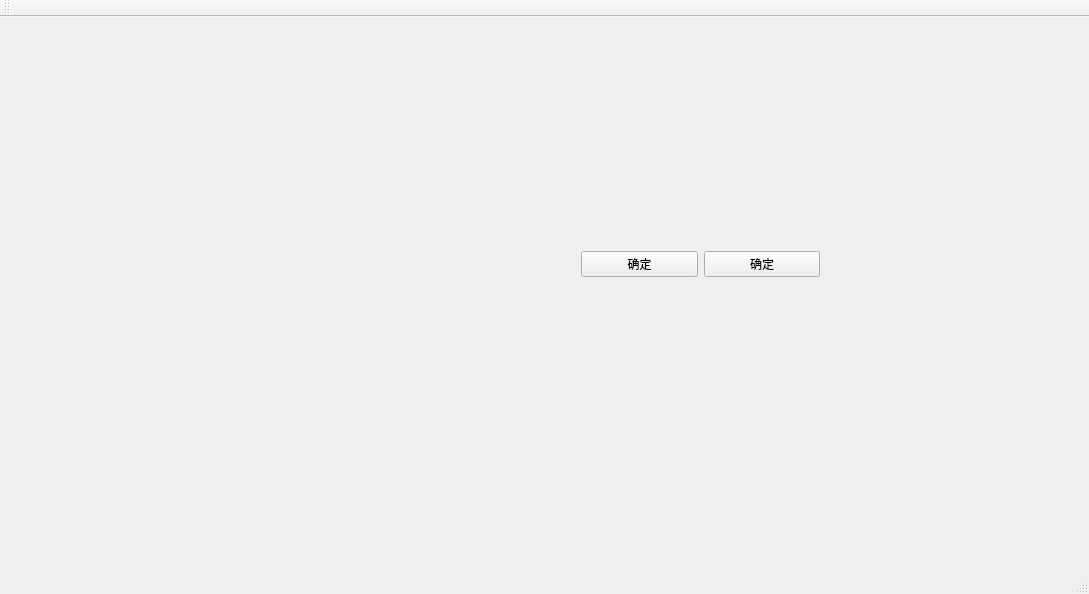
<?xml version="1.0" encoding="UTF-8"?>
<ui version="4.0">
 <class>MainWindow</class>
 <widget class="QMainWindow" name="MainWindow">
  <property name="geometry">
   <rect>
    <x>0</x>
    <y>0</y>
    <width>1089</width>
    <height>594</height>
   </rect>
  </property>
  <property name="windowTitle">
   <string>MainWindow</string>
  </property>
  <widget class="QWidget" name="centralWidget">
   <widget class="QWidget" name="gridLayoutWidget">
    <property name="geometry">
     <rect>
      <x>50</x>
      <y>60</y>
      <width>289</width>
      <height>171</height>
     </rect>
    </property>
    <layout class="QGridLayout" name="gridLayout"/>
   </widget>
   <widget class="QWidget" name="gridLayoutWidget_2">
    <property name="geometry">
     <rect>
      <x>570</x>
      <y>130</y>
      <width>261</width>
      <height>141</height>
     </rect>
    </property>
    <layout class="QGridLayout" name="gridLayout_2">
     <item row="6" column="2">
      <widget class="QPushButton" name="pushButton1">
       <property name="text">
        <string>确定</string>
       </property>
      </widget>
     </item>
     <item row="0" column="0">
      <widget class="QLabel" name="label1">
       <property name="text">
        <string/>
       </property>
      </widget>
     </item>
     <item row="6" column="0">
      <widget class="QPushButton" name="pushButton2">
       <property name="text">
        <string>确定</string>
       </property>
      </widget>
     </item>
     <item row="0" column="2">
      <widget class="QLabel" name="label2">
       <property name="text">
        <string/>
       </property>
      </widget>
     </item>
    </layout>
   </widget>
  </widget>
  <widget class="QMenuBar" name="menuBar">
   <property name="geometry">
    <rect>
     <x>0</x>
     <y>0</y>
     <width>1089</width>
     <height>26</height>
    </rect>
   </property>
  </widget>
  <widget class="QToolBar" name="mainToolBar">
   <attribute name="toolBarArea">
    <enum>TopToolBarArea</enum>
   </attribute>
   <attribute name="toolBarBreak">
    <bool>false</bool>
   </attribute>
  </widget>
  <widget class="QStatusBar" name="statusBar"/>
 </widget>
 <layoutdefault spacing="6" margin="11"/>
 <resources/>
 <connections/>
</ui>
